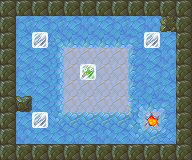

Rendered tile map (Tiled .tmx) drawn with the repository's tilesets; below, a short description and the map source with its tile grids summarised:
An orthogonal 12x10 tile map with 16x16 px tiles, 4 tile layers (Bottom, Floor, FloorTop, Blocks), 5 tilesets.

<map version="1.0" orientation="orthogonal" width="12" height="10" tilewidth="16" tileheight="16">
 <tileset firstgid="1" name="ground" tilewidth="16" tileheight="16">
  <image source="assets/tileset-ground.png" width="48" height="16" />
 </tileset>
 <tileset firstgid="4" name="misc" tilewidth="16" tileheight="16">
  <image source="assets/tileset-misc.png" width="64" height="16" />
  <tile id="3">
   <properties>
    <property name="goal" value="true" />
   </properties>
  </tile>
 </tileset>
 <tileset firstgid="8" name="pushblocks" tilewidth="16" tileheight="16">
  <image source="assets/tileset-pushblocks.png" width="48" height="16" />
  <tile id="1">
   <properties>
    <property name="goal" value="true" />
    <property name="sprite" value="assets/frozen.sprite" />
   </properties>
  </tile>
 </tileset>
 <tileset firstgid="11" name="rocks" tilewidth="16" tileheight="16">
  <properties>
   <property name="collision" value="true" />
  </properties>
  <image source="assets/tileset-rocks.png" width="256" height="48" />
 </tileset>
 <tileset firstgid="59" name="slippery" tilewidth="16" tileheight="16">
  <properties>
   <property name="slippery_block" value="true" />
   <property name="slippery_player" value="true" />
  </properties>
  <image source="assets/tileset-slippery.png" width="256" height="48" />
 </tileset>
 <layer name="Bottom" width="12" height="10">
  <data>[120 cells, 120 non-empty, 2 distinct tile ids]</data>
 </layer>
 <layer name="Floor" width="12" height="10">
  <properties>
   <property name="player_offset_y" value="-1" />
   <property name="player_sprite" value="assets/dino.sprite" />
   <property name="start_x" value="4" />
   <property name="start_y" value="3" />
  </properties>
  <data>[120 cells, 65 non-empty, 14 distinct tile ids]</data>
 </layer>
 <layer name="FloorTop" width="12" height="10">
  <data>[120 cells, 42 non-empty, 3 distinct tile ids]</data>
 </layer>
 <layer name="Blocks" width="12" height="10">
  <data>[120 cells, 4 non-empty, 2 distinct tile ids]</data>
 </layer>
</map>
